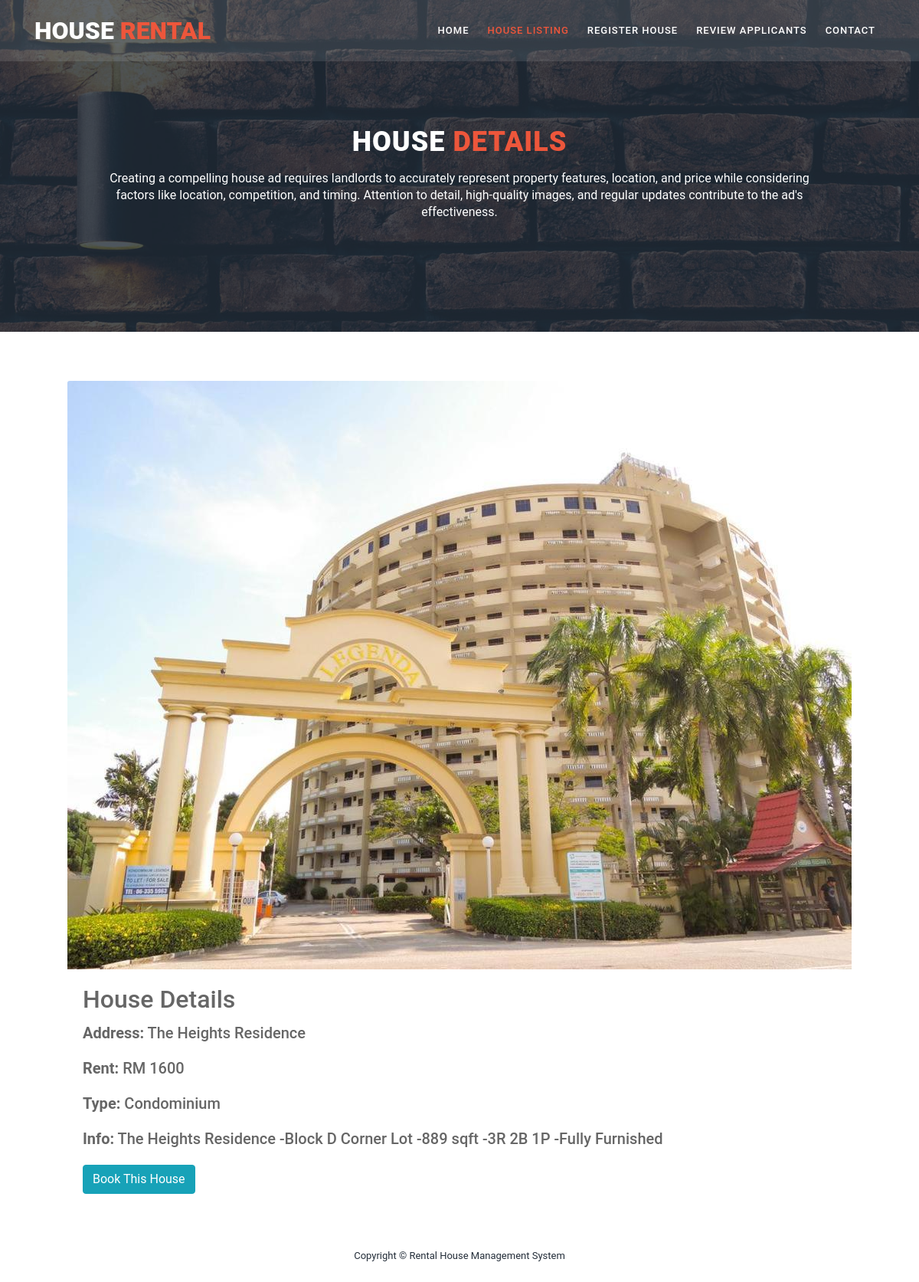
The page /student-rental-management-system/studenthousedetails.php?house_id=15 on the database its author committed.
### tables this page shows
CREATE TABLE `house` (
  `id` int(11) NOT NULL,
  `type` varchar(255) NOT NULL,
  `rent` varchar(255) NOT NULL,
  `address` varchar(255) NOT NULL,
  `info` varchar(255) NOT NULL,
  `image_url` varchar(255) NOT NULL
);

### student-rental-management-system/studenthousedetails.php (the view, shortened to what this page needs)
<?php
require 'database.php';
if(isset($_GET['house_id'])) {
    $house_id = $_GET['house_id'];
    $query = "SELECT * FROM house WHERE id = $house_id";
    $query_run = mysqli_query($conn, $query);
    if(mysqli_num_rows($query_run) > 0) {
        $row = mysqli_fetch_assoc($query_run);
        $address = $row['address'];
        $rent = $row['rent'];
        $image_url = $row['image_url'];
        $type = $row['type'];
        $info = $row['info'];
    } else {
        echo "House not found";
    }
} else {
    echo "Invalid house id";
}
?>
<!DOCTYPE html>
<html lang="en">
  <head>
    <link rel="stylesheet" type="text/css" href="assets/css/bootstrap.min.css">
    <link rel="stylesheet" type="text/css" href="assets/css/font-awesome.css">
    <link rel="stylesheet" href="assets/css/style.css">
    </head>
    <body>
    <header class="header-area header-sticky">
        <div class="container">
            <div class="row">
                <div class="col-12">
                  <nav class="main-nav">
                    <a href="student_mainPage.php" class="logo">House<em> Rental</em></a>
                    <ul class="nav">
                    <li><a href="student_mainPage.php">Home</a></li>
                    <li><a href="studentlisthouse.php" class="active">House Listing</a></li>
                    <li><a href="landlordhouse.php">Register House</a></li>
                        <li><a href="landlordviewstud.php">Review Applicants</a></li>
                        <li><a href="contact.html">Contact</a></li>
                </nav>
                </div>
            </div>
        </div>
    </header>
    <section class="section section-bg" id="call-to-action" style="background-image: url(assets/images/banner-image-1-1920x500.jpg)">
        <div class="container">
            <div class="row">
                <div class="col-lg-10 offset-lg-1">
                    <div class="cta-content">
                        <br>
                        <br>
                        <h2>House <em>Details</em></h2>
                        <p>Creating a compelling house ad requires landlords to accurately represent property features, location,
                            and price while considering factors like location, competition, and timing. Attention to detail, high-quality
                            images, and regular updates contribute to the ad's effectiveness.</p>
                    </div>
                </div>
            </div>
        </div>
    </section>
    <section class="section" id="viewdetails">
        <div class="container">
            <br>
            <br>
            <article>
                  <div class="testbox">
                    <div class="card">
                    <img class="card-img-top" src="upload/<?php echo $image_url; ?>" alt="House Image">
                    <div class="card-body">
                        <h2 class="card-title">House Details</h2>
                        <h5 class="card-text"><strong>Address:</strong> <?php echo $address; ?></h5>
                        <br>
                        <h5 class="card-text"><strong>Rent:</strong> <?php echo $rent; ?></h5>
                        <br>
                        <h5 class="card-text"><strong>Type:</strong> <?php echo $type; ?></h5>
                        <br>
                        <h5 class="card-text"><strong>Info:</strong> <?php echo $info; ?></h5>
                        <br>
                        <a href="studentapplication.php?house_id=<?php echo $row['id']; ?>" class="btn btn-info">Book This House</a>
                    </div>
                  </div>
                  </div>
              </article>
          </div>
    </section>
    <footer>
        <div class="container">
            <div class="row">
                <div class="col-lg-12">
                    <p>
                        Copyright © Rental House Management System
                    </p>
                </div>
            </div>
        </div>
    </footer>
  </body>
</html>

### student-rental-management-system/assets/css/style.css (style rules this page uses)
html, body, div, span, applet, object, iframe, h1, h2, h3, h4, h5, h6, p, blockquote, div pre, a, abbr, acronym, address, big, cite, code, del, dfn, em, font, img, ins, kbd, q, s, samp, small, strike, strong, sub, sup, tt, var, b, u, i, center, dl, dt, dd, ol, ul, li, figure, header, nav, section, article, aside, footer, figcaption { margin: 0; padding: 0; border: 0; outline: 0; }
ul, li { padding: 0; margin: 0; list-style: none; }
header, nav, section, article, aside, footer, hgroup { display: block; }
* { box-sizing: border-box; }
html, body { font-family: 'Poppins', sans-serif; font-weight: 400; background-color: #fff; font-size: 16px; -ms-text-size-adjust: 100%; -webkit-font-smoothing: antialiased; -moz-osx-font-smoothing: grayscale; }
a { text-decoration: none !important; }
h1, h2, h3, h4, h5, h6 { margin-top: 0px; margin-bottom: 0px; }
ul { margin-bottom: 0px; }
p { font-size: 14px; line-height: 25px; color: #7a7a7a; }
html, body { background: #fff; font-family: 'Poppins', sans-serif; }
.header-area { position: absolute; top: 0px; left: 0px; right: 0px; z-index: 100; height: 80px; background: rgba(250,250,250,0.1); -webkit-transition: all .5s ease 0s; -moz-transition: all .5s ease 0s; -o-transition: all .5s ease 0s; transition: all .5s ease 0s; }
.header-area .main-nav { min-height: 80px; background: transparent; }
.header-area .main-nav .logo { line-height: 80px; color: #fff; font-size: 32px; font-weight: 800; text-transform: uppercase; float: left; -webkit-transition: all 0.3s ease 0s; -moz-transition: all 0.3s ease 0s; -o-transition: all 0.3s ease 0s; transition: all 0.3s ease 0s; }
.header-area .main-nav .logo em { font-style: normal; color: #ed563b; font-weight: 900; }
.header-area .main-nav .nav { float: right; margin-top: 27px; margin-right: 0px; background-color: transparent; -webkit-transition: all 0.3s ease 0s; -moz-transition: all 0.3s ease 0s; -o-transition: all 0.3s ease 0s; transition: all 0.3s ease 0s; position: relative; z-index: 999; }
.header-area .main-nav .nav li { padding-left: 20px; padding-right: 20px; }
.header-area .main-nav .nav li a { display: block; font-weight: 500; font-size: 13px; color: #7a7a7a; text-transform: uppercase; -webkit-transition: all 0.3s ease 0s; -moz-transition: all 0.3s ease 0s; -o-transition: all 0.3s ease 0s; transition: all 0.3s ease 0s; height: 40px; line-height: 40px; border: transparent; letter-spacing: 1px; }
.header-area .main-nav .nav li a { color: #fff; }
.header-area .main-nav .nav li:hover > a, .header-area .main-nav .nav li > a.active { color: #ed563b!important; opacity: 1; }
.header-area.header-sticky { min-height: 80px; }
.header-area.header-sticky .nav { margin-top: 20px !important; }
.header-area.header-sticky .nav li a.active { color: #ed563b; }
@media (max-width: 1200px) { .header-area .main-nav .nav li { padding-left: 12px; padding-right: 12px; } }
@media (max-width: 1200px) { .header-area .main-nav:before { display: none; } }
@media (min-width: 767px) { .header-area .main-nav .nav { display: flex !important; } }
#call-to-action { padding: 120px 0px; background-image: url(../images/cta-bg.jpg); background-position: center center; background-repeat: no-repeat; background-size: cover; text-align: center; }
.cta-content h2 { font-size: 36px; text-transform: uppercase; font-weight: 800; color: #fff; letter-spacing: 1px; }
.cta-content h2 em { font-style: normal; color: #ed563b; }
.cta-content p { font-size: 16px; color: #fff; margin: 15px 0px 25px 0px; }
.section-bg { background-position: center center; background-repeat: no-repeat; background-size: cover; position: relative; }
.section-bg:before { content:''; position: absolute; top: 0; left: 0; width: 100%; height: 100%; background-color: rgba(35,45,57,0.8); }
.section-bg > form, .section-bg .container { position: relative; z-index: 2 }
footer { text-align: center; padding: 30px 0px; }
footer p { color: #232d39; font-size: 13px; }
a { color: #ed563b; }

### student-rental-management-system/studenthousedetails.php (style rules this page uses)
html, body { min-height: 100%; }
body, div, form, input, select, textarea, p { padding: 0; margin: 0; outline: none; font-family: Roboto, Arial, sans-serif; font-size: 14px; color: #666; line-height: 22px; }
.card { border: none; transition: transform 0.2s; }
img { max-width: 100%; height: auto; }
.testbox { display: flex; justify-content: center; align-items: center; height: inherit; padding: 20px; }

### rows shown on the page
house: image_url (picture), address "The Heights Residence", rent "RM 1600", type "Condominium", info "The Heights Residence -Block D Corner Lot -889 sqft -3R 2B 1P -Fully Furnished"
